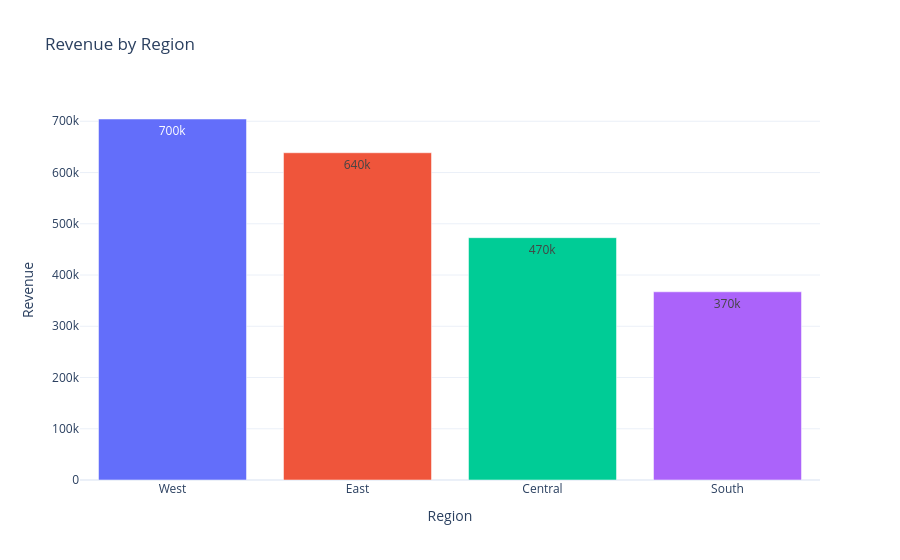

Source (notebook cell):
### Code cell
#Visualize revenue by region

import plotly.express as px

region_chart_data = (
    region_performance
    .reset_index()
    .sort_values("Total_Revenue", ascending=False)
)

fig = px.bar(
    region_chart_data,
    x="Region",
    y="Total_Revenue",
    color="Region",
    title="Revenue by Region",
    text_auto=".2s"
)

fig.update_layout(
    template="plotly_white",
    showlegend=False,
    xaxis_title="Region",
    yaxis_title="Revenue"
)

fig.show()

### Figure 1 — Plotly figure (JSON) as saved in the notebook; plotly's stock layout.template omitted (floating-point values rounded to 4 significant figures)
{"data": [{"hovertemplate": "Region=%{x}<br>Total_Revenue=%{y}<extra></extra>", "legendgroup": "West", "marker": {"color": "#636efa", "pattern": {"shape": ""}}, "name": "West", "orientation": "v", "showlegend": true, "textposition": "auto", "texttemplate": "%{y:.2s}", "type": "bar", "x": ["West"], "xaxis": "x", "y": [704400.0], "yaxis": "y"}, {"hovertemplate": "Region=%{x}<br>Total_Revenue=%{y}<extra></extra>", "legendgroup": "East", "marker": {"color": "#EF553B", "pattern": {"shape": ""}}, "name": "East", "orientation": "v", "showlegend": true, "textposition": "auto", "texttemplate": "%{y:.2s}", "type": "bar", "x": ["East"], "xaxis": "x", "y": [638600.0], "yaxis": "y"}, {"hovertemplate": "Region=%{x}<br>Total_Revenue=%{y}<extra></extra>", "legendgroup": "Central", "marker": {"color": "#00cc96", "pattern": {"shape": ""}}, "name": "Central", "orientation": "v", "showlegend": true, "textposition": "auto", "texttemplate": "%{y:.2s}", "type": "bar", "x": ["Central"], "xaxis": "x", "y": [472800.0], "yaxis": "y"}, {"hovertemplate": "Region=%{x}<br>Total_Revenue=%{y}<extra></extra>", "legendgroup": "South", "marker": {"color": "#ab63fa", "pattern": {"shape": ""}}, "name": "South", "orientation": "v", "showlegend": true, "textposition": "auto", "texttemplate": "%{y:.2s}", "type": "bar", "x": ["South"], "xaxis": "x", "y": [367200.0], "yaxis": "y"}], "layout": {"barmode": "relative", "legend": {"title": {"text": "Region"}, "tracegroupgap": 0}, "showlegend": false, "title": {"text": "Revenue by Region"}, "xaxis": {"anchor": "y", "categoryarray": ["West", "East", "Central", "South"], "categoryorder": "array", "domain": [0, 1], "title": {"text": "Region"}}, "yaxis": {"anchor": "x", "domain": [0, 1], "title": {"text": "Revenue"}}}}
